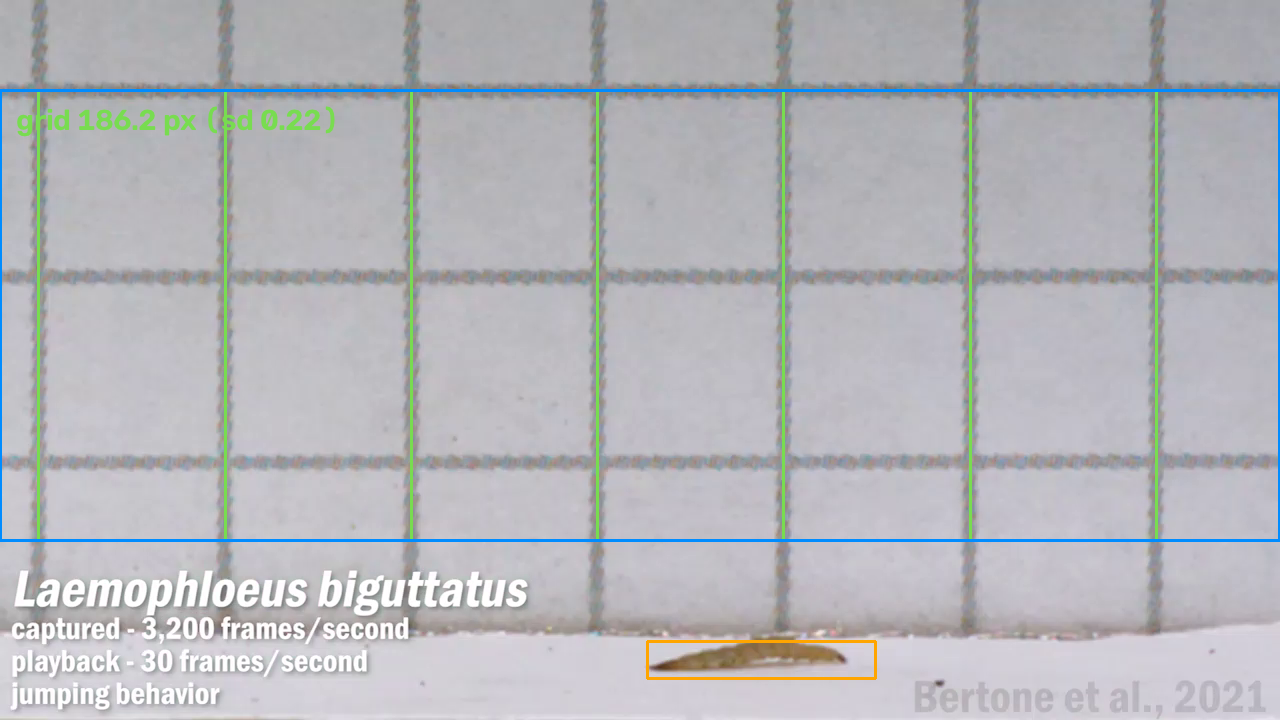
#> input picture showcase/audits/beetle/units/journal.pone.0256509.s004_s2/scale_evidence.png, 1280 x 720 px
$ python -i shots.py   (imports and definitions only)
#> lines starting #> are read from the running program, lines starting #| are printed output that depends on the picture; after the words box and inside, x2 and y2 are one past the last pixel; in counts of white or black regions, pixels touching at a corner belong together
#> further down, picture is the input picture: shape (720, 1280, 3); mean B, G, R 186.4, 182.3, 181.2
"""Split a supplementary video into shots (papers often concatenate several recordings)."""
from __future__ import annotations

import subprocess
from pathlib import Path

import cv2
import numpy as np


# [91 lines left out: functions cuts, ranges, shot_range, extract, not called in this run]


def framed_panels(frame_bgr: np.ndarray, min_w: int = 200, min_h: int = 150) -> list[tuple[int, int, int, int]]:
    """Rectangles drawn around sub-videos in a montage (coloured borders), left to right, then top to bottom.
    Returned as (x, y, w, h) of the inside of the border."""
#> called with min_w = 200, min_h = 150
    hsv = cv2.cvtColor(frame_bgr, cv2.COLOR_BGR2HSV)
#> hsv: shape (720, 1280, 3); mean H, S, V 117, 14.9, 189.7
    saturated = cv2.inRange(hsv, (0, 60, 40), (180, 255, 255))
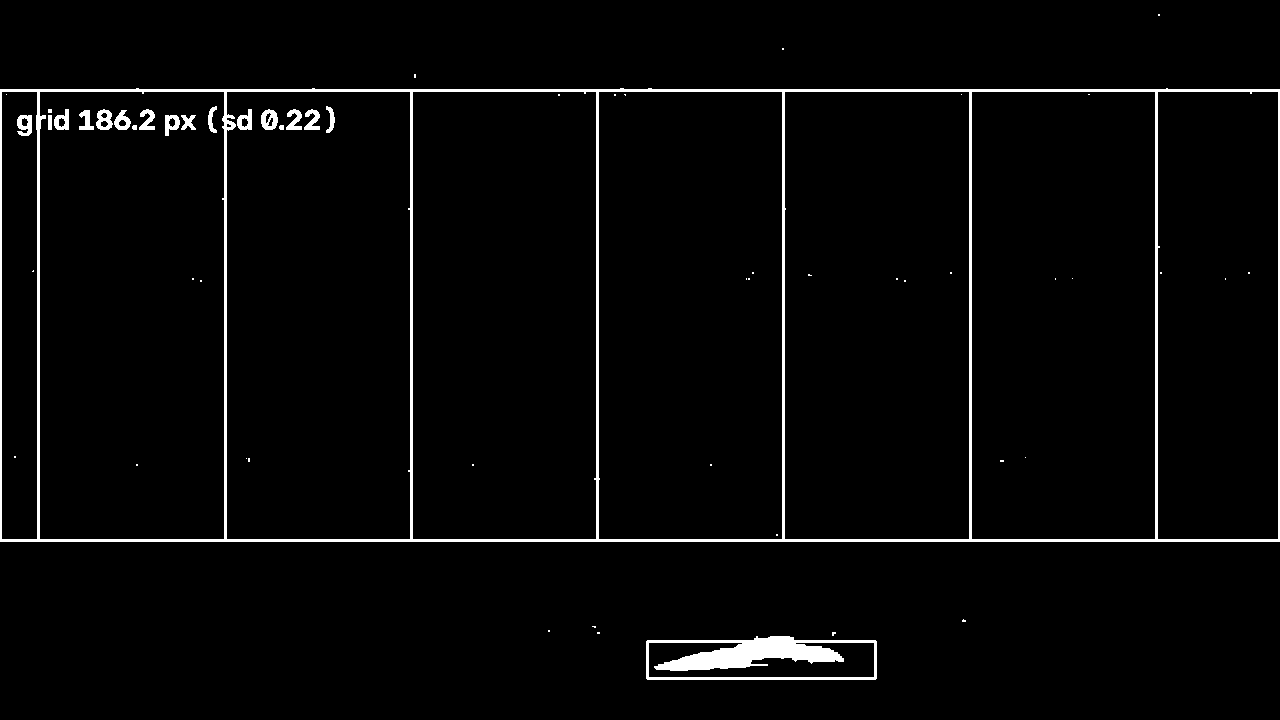
#> saturated: shape (720, 1280); 2.9% white; 58 white regions (39 under 20 px)
    contours, _ = cv2.findContours(saturated, cv2.RETR_EXTERNAL, cv2.CHAIN_APPROX_SIMPLE)
#> contours = 10 contours, 8 with area under 20; largest, box (x1, y1, x2, y2) and area: (0, 88, 1280, 542) 578124, (646, 636, 877, 680) 9096
    boxes = []
    for c in contours:
        x, y, w, h = cv2.boundingRect(c)
        if w >= min_w and h >= min_h:
            boxes.append((x + 6, y + 6, w - 12, h - 12))
#> this loop made 10 passes
#> (x, y, w, h) on passes 1, 2, 5, 6, 7: (646, 636, 231, 44), (832, 632, 4, 4), (592, 626, 4, 2), (962, 619, 4, 3), (0, 88, 1280, 454)
#> (c, x, y, w, h) on passes 3, 4, 8, 9, 10: ([[597, 632], [597, 633], [599, 633], [599, 632]], 597, 632, 3, 2), ([[548, 630], [548, 631], [549, 631], [549, 630]], 548, 630, 2, 2), ([[414, 74], [414, 77], [415, 77], [415, 74]], 414, 74, 2, 4), ([[782, 48], [782, 49], [783, 49], [783, 48]], 782, 48, 2, 2), ([[1158, 14], [1158, 15], [1159, 15], [1159, 14]], 1158, 14, 2, 2)
#> after the loop, boxes = [(6, 94, 1268, 442)]
    return sorted(boxes, key=lambda b: (round(b[1] / 50), b[0]))


# [64 lines left out: functions extract_region, median_frame, frame_at, contact_sheet, not called in this run]

>>> import cv2
>>> picture = cv2.imread('../showcase/audits/beetle/units/journal.pone.0256509.s004_s2/scale_evidence.png')
>>> result = framed_panels(picture)
#> result = [(6, 94, 1268, 442)]
